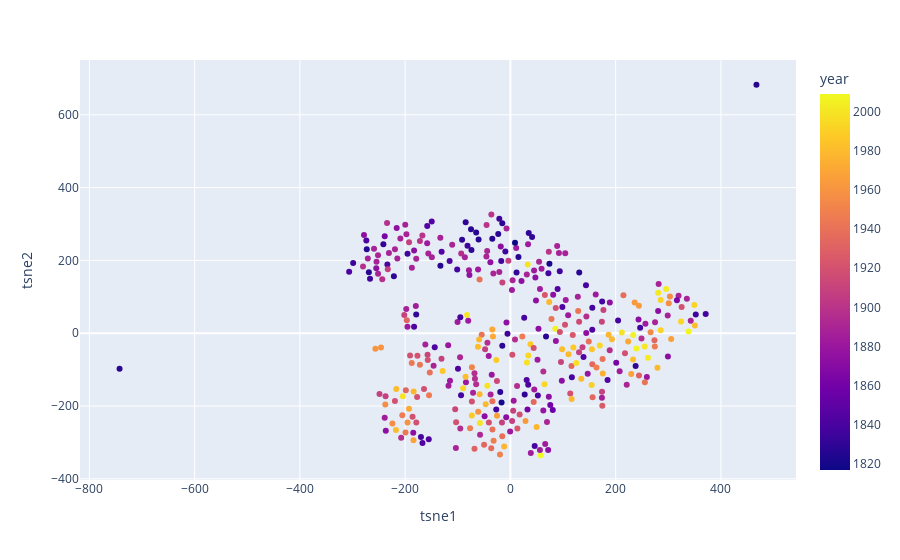

Source (notebook cell):
### Code cell
fig = px.scatter(df, x='tsne1', y='tsne2', color='year', 
          hover_data=['word_{}'.format(i+1) for i in range(5)])
fig.show()

### Figure 1 — Plotly figure (JSON) as saved in the notebook; plotly's stock layout.template omitted (floating-point values rounded to 4 significant figures; data arrays with more than 128 entries replaced by an {"elided": "..."} marker saying what was removed)
{"data": [{"customdata": {"elided": "364x5 str values"}, "hovertemplate": "tsne1=%{x}<br>tsne2=%{y}<br>word_1=%{customdata[0]}<br>word_2=%{customdata[1]}<br>word_3=%{customdata[2]}<br>word_4=%{customdata[3]}<br>word_5=%{customdata[4]}<br>year=%{marker.color}<extra></extra>", "legendgroup": "", "marker": {"color": {"elided": "364 int values"}, "coloraxis": "coloraxis", "symbol": "circle"}, "mode": "markers", "name": "", "orientation": "v", "showlegend": false, "type": "scatter", "x": {"elided": "364 float values"}, "xaxis": "x", "y": {"elided": "364 float values"}, "yaxis": "y"}], "layout": {"coloraxis": {"colorbar": {"title": {"text": "year"}}, "colorscale": [[0, "#0d0887"], [0.1111, "#46039f"], [0.2222, "#7201a8"], [0.3333, "#9c179e"], [0.4444, "#bd3786"], [0.5556, "#d8576b"], [0.6667, "#ed7953"], [0.7778, "#fb9f3a"], [0.8889, "#fdca26"], [1, "#f0f921"]]}, "legend": {"tracegroupgap": 0}, "margin": {"t": 60}, "xaxis": {"anchor": "y", "domain": [0, 1], "title": {"text": "tsne1"}}, "yaxis": {"anchor": "x", "domain": [0, 1], "title": {"text": "tsne2"}}}}
